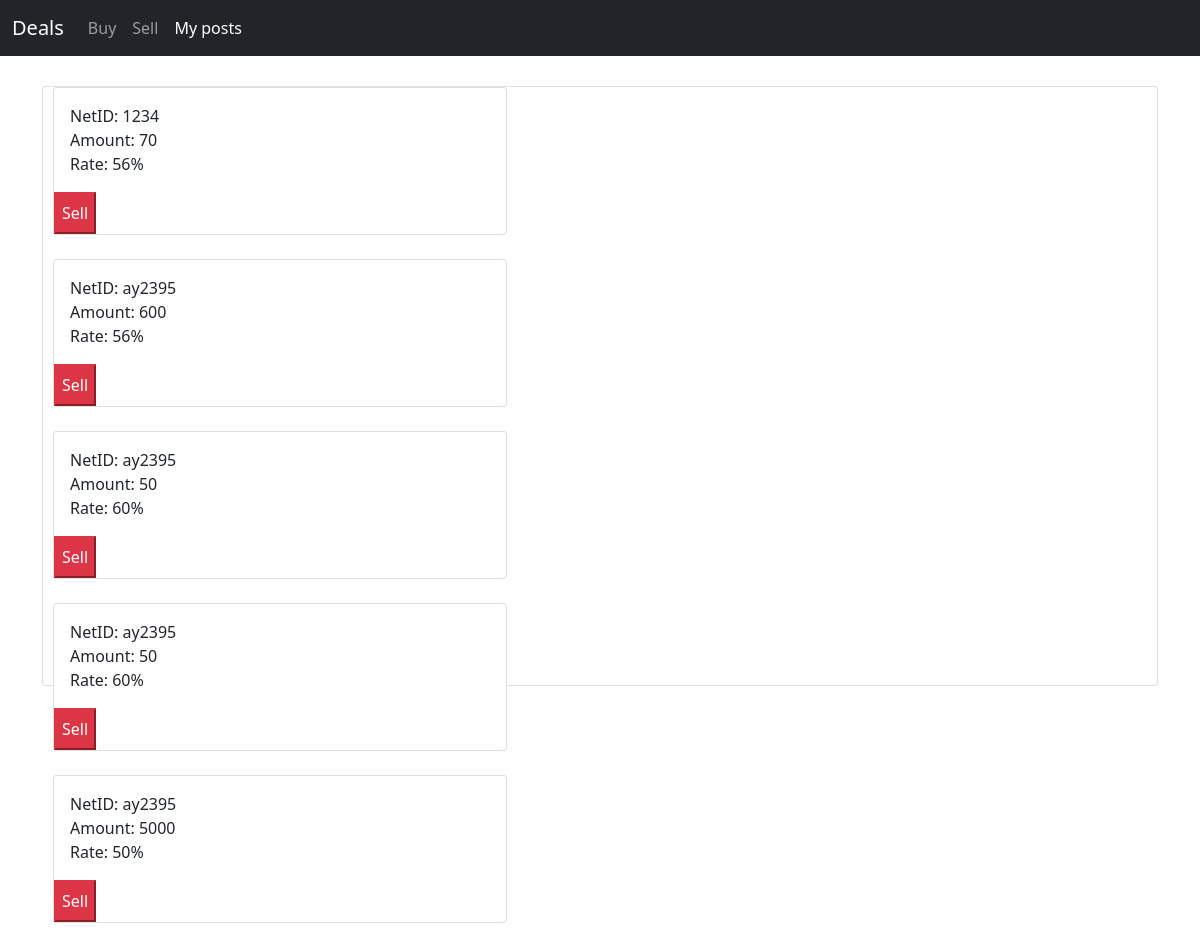
Screenshot of /market/sell (signed in) with the database file from the repository.
### tables this page shows
CREATE TABLE sell_posts (
                                            post_id integer PRIMARY KEY AUTOINCREMENT,
                                            net_id text,
                                            amount integer,
                                            rate integer
                                        );

### app.py (the view)
@app.route('/market/sell')
def market_sell():
    sort = request.args.get('sort')
    sell_posts = getSellPosts(sort)
    if not session.get("netId"):
        return redirect('./')
    username = session.get('netId')
    password = session.get('password')
    if sell_posts is None:
        sell_posts = []
    if login(username, password):
        return render_template("posts/browse_sell.html", sell_posts=sell_posts)
    else:
        return redirect('./')

### database.py (called while the page is built)
def open():
    global database
    global database_cursor
    database = sqlite3.connect("maindb.db", uri=True, check_same_thread=False)
    database_cursor = database.cursor()

def close():
    database_cursor.close()

def login(netid, password):
    open()
    database_cursor.execute("SELECT * FROM users WHERE net_id =? and password=?", (netid, password))
    user = database_cursor.fetchall()
    close()
    if user is None:
        return False  # the user is not registered
    else:
        return True  # the user logged in successfully

def getSellPosts(sort):
    open()
    if sort == "cheap_first":
        return database_cursor.execute("SELECT * FROM sell_posts ORDER BY rate ASC").fetchall()
    elif sort == "cheap_last":
        return database_cursor.execute("SELECT * FROM sell_posts ORDER BY rate DESC").fetchall()
    else:
        return database_cursor.execute("SELECT * FROM sell_posts ORDER BY post_id DESC").fetchall()

### templates/posts/browse_sell.html (shortened to what this page needs)
<!DOCTYPE html>
    <link href="https://cdn.jsdelivr.net/npm/bootstrap@5.0.2/dist/css/bootstrap.min.css" rel="stylesheet">
<body >
  <nav class="navbar navbar-expand-lg navbar-dark bg-dark">
    <div class="container-fluid">
      <a class="navbar-brand" href="./">Deals</a>
      <div class="collapse navbar-collapse" id="navbarSupportedContent">
        <ul class="navbar-nav me-auto mb-2 mb-lg-0">
          <li class="nav-item">
            <a class="nav-link " aria-current="page" href="./create/buy">Buy</a>
          </li>
          <li class="nav-item">
            <a class="nav-link " aria-current="page" href="./create/sell">Sell</a>
          </li>
          <li class="nav-item">
            <a class="nav-link active" aria-current="page" href="./my_posts">My posts</a>
          </li>
        </ul>
      </div>
    </div>
  </nav>
    <div class="container" >
      <div class="card" style="margin-top: 30px; height:600px;">
                {% for post in sell_posts %}
                <div class="postcontainer col-5" style="padding-left:10px" postid='post3456'>
                <div class="card">
                    <div class="card-body">
                        <div class="text">NetID: {{ post[1] }}</div>
                        <div class="text">Amount: {{ post[2] }}</div>
                        <div class="text">Rate: {{ post[3] }}%</div>
                    </div>
                    <div class="form-group block">
                    <input type="button" class="col-form-label btn-danger" value="Sell" />
                </div>
                </div>
                </div>
          {% endfor %}
      </div>
</div>
</body>
</html>

### rows the page displays
sell_posts: net "1234", amount "70", rate "56"
sell_posts: net "ay2395", amount "600", rate "56"
sell_posts: net "ay2395", amount "50", rate "60"
sell_posts: net "ay2395", amount "50", rate "60"
sell_posts: net "ay2395", amount "5000", rate "50"
